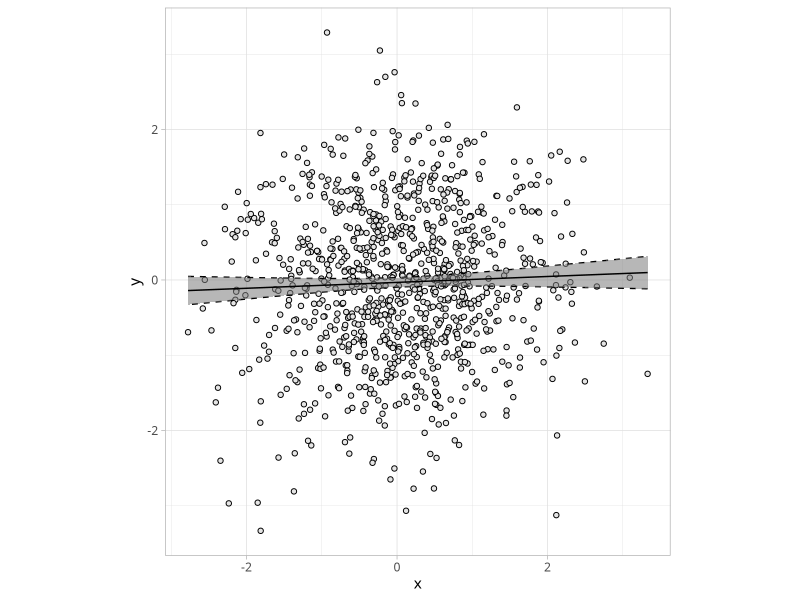
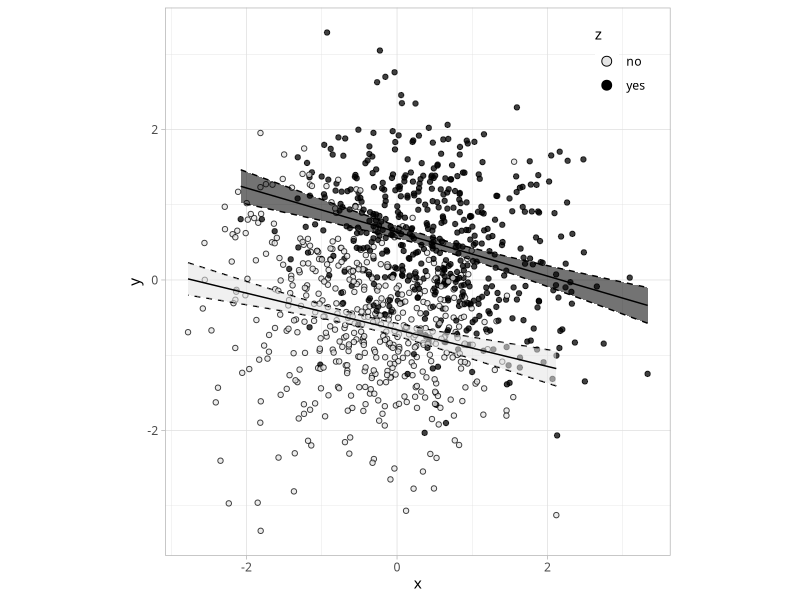
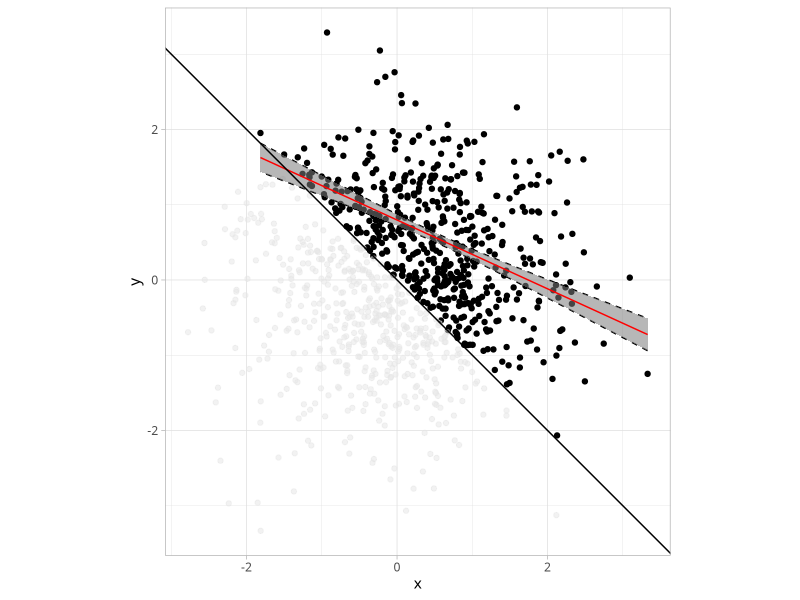
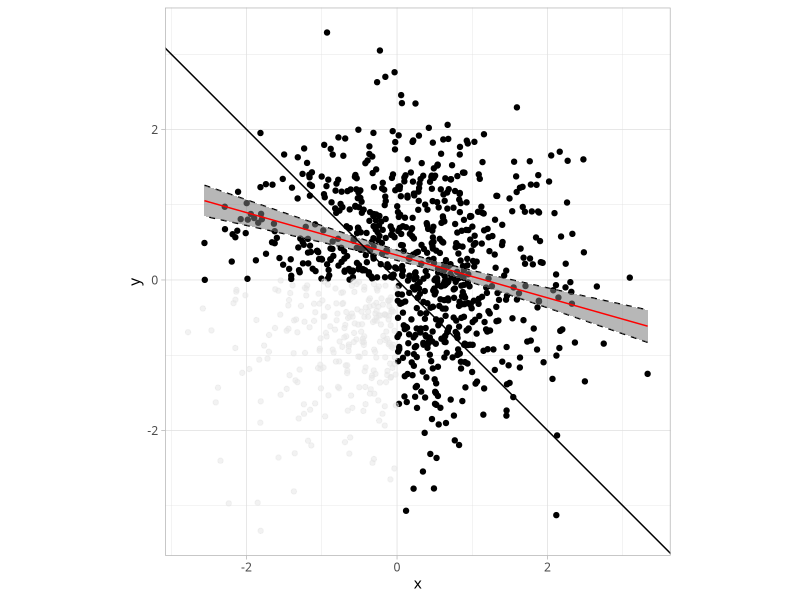
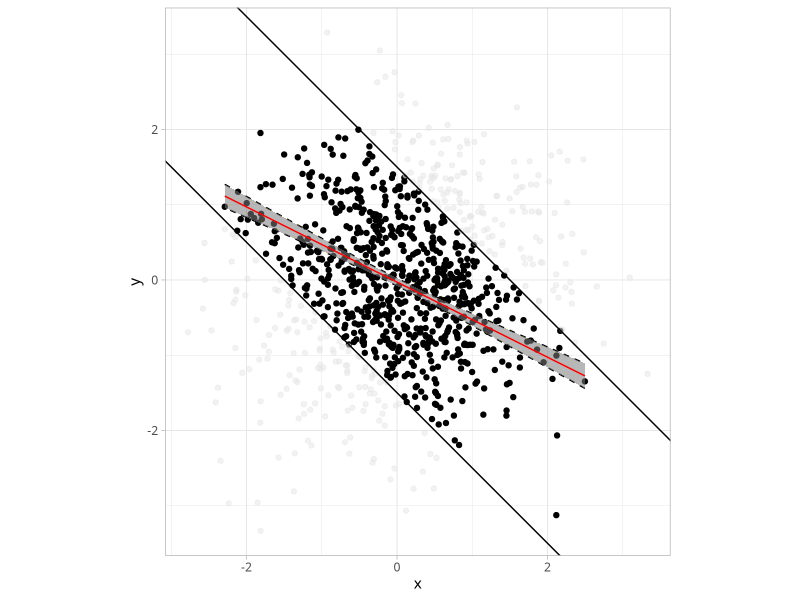
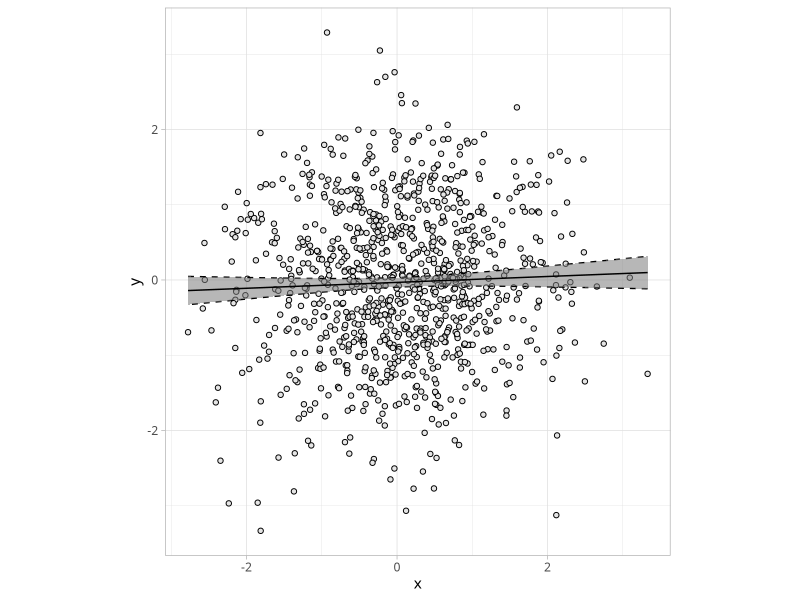
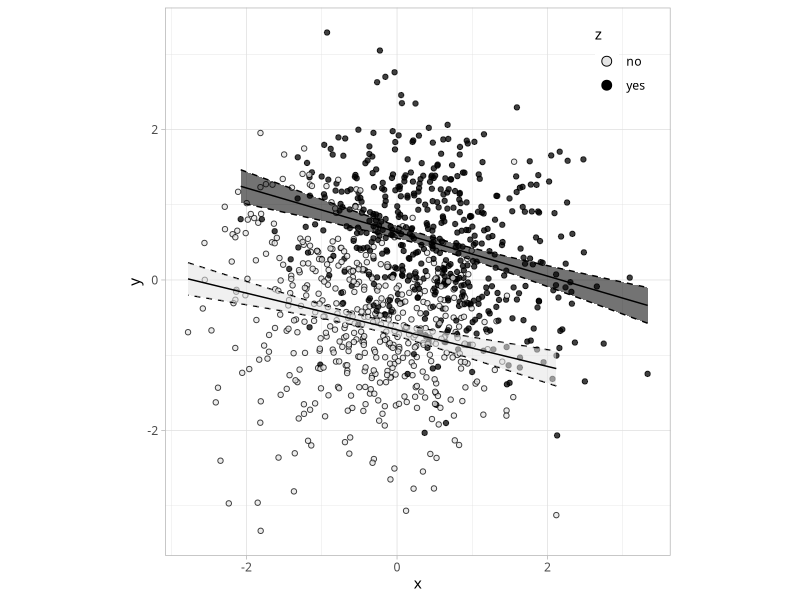
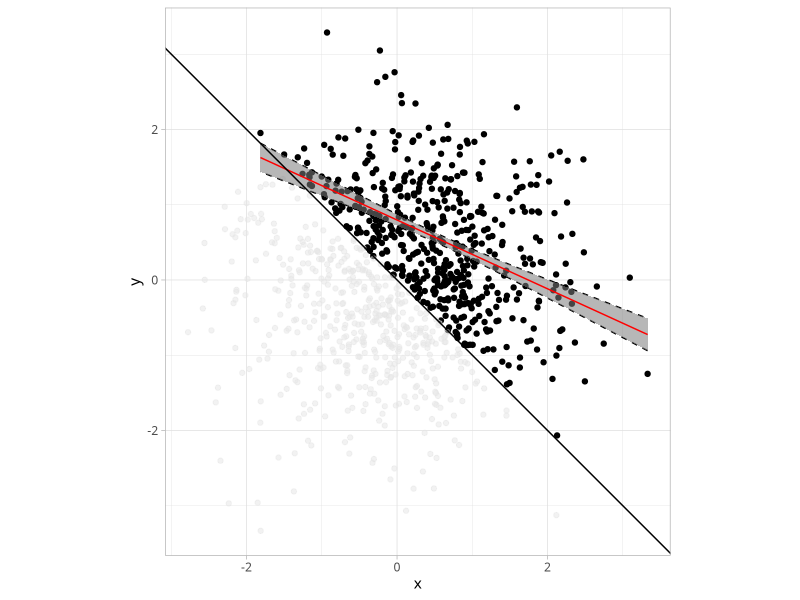

These charts were generated, in order, by the following R code:

library(tidyverse)
library(broom)
theme_set(theme_light(base_family = "Optima"))

set.seed(12345)
N <- 1e3
x <- rnorm(N, 0, 1)
y <- rnorm(N, 0, 1)
p <- plogis(2*x + 2*y)
z <- rbinom(N, 1, p)

d <- tibble(x, y, z)
d <- d |> mutate(z = ifelse(as.logical(z), "yes", "no"))

lm(y ~ x, data = d) |> summary()
lm(y ~ x + z, data = d) |> summary()

d |> 
  ggplot(aes(x, y)) + 
  geom_point(shape = 21, fill = "grey90") +
  geom_ribbon(stat = "smooth", method = "lm", color = "black", alpha = 1/4, linetype = "dashed", linewidth = 1/2, show.legend = FALSE) +
  geom_smooth(method = "lm", show.legend = FALSE, color = "black", linewidth = 1/2) +
  coord_fixed(ratio = 1) 

ggsave("images/collider0.png", device = "png", dpi = "print", width = 5, height = 5)

d |> 
  ggplot(aes(x, y, fill = z)) + 
  geom_point(alpha = 3/4, shape = 21) + 
  geom_ribbon(stat = "smooth", method = "lm", color = "black", alpha = 1/4, linetype = "dashed", linewidth = 1/2, show.legend = FALSE) +
  geom_smooth(method = "lm", show.legend = FALSE, color = "black", linewidth = 1/2) +
  coord_fixed(ratio = 1) +
  scale_fill_manual(values = c("grey90", "black")) +
  guides(fill = guide_legend(override.aes = list(size = 3, alpha = 1))) +
  theme(legend.position = c(.9, .9), legend.background = element_blank())

ggsave("images/collider4.png", device = "png", dpi = "print", width = 5, height = 5)

z <- x + y <= 0

d <- tibble(x, y, z)
d <- d |> mutate(z = ifelse(as.logical(z), "yes", "no"))


d |> 
  filter(z == "no") |> 
  ggplot(aes(x, y)) + 
  geom_point() + 
  geom_point(
    data = d |> filter(z == "yes"),
    color = "grey90", alpha = 1/2
  ) +
  geom_ribbon(stat = "smooth", method = "lm", color = "black", alpha = 1/4, linetype = "dashed", linewidth = 1/2, show.legend = FALSE) +
  geom_smooth(method = "lm", show.legend = FALSE, color = "red", linewidth = 1/2) +
  coord_fixed(ratio = 1) +
  scale_fill_manual(values = c("black", "grey90")) +
  guides(fill = guide_legend(override.aes = list(size = 3, alpha = 1))) + 
  geom_abline(intercept = 0, slope = -1)

ggsave("images/collider2.png", device = "png", dpi = "print", width = 5, height = 5)

z <- x <= 0 & y <= 0

d <- tibble(x, y, z)
d <- d |> mutate(z = ifelse(as.logical(z), "yes", "no"))

d |> 
  filter(z == "no") |> 
  ggplot(aes(x, y)) + 
  geom_point() + 
  geom_point(
    data = d |> filter(z == "yes"),
    color = "grey90", alpha = 1/2
  ) +
  geom_ribbon(stat = "smooth", method = "lm", color = "black", alpha = 1/4, linetype = "dashed", linewidth = 1/2, show.legend = FALSE) +
  geom_smooth(method = "lm", show.legend = FALSE, color = "red", linewidth = 1/2) +
  coord_fixed(ratio = 1) +
  scale_fill_manual(values = c("black", "grey90")) +
  guides(fill = guide_legend(override.aes = list(size = 3, alpha = 1))) + 
  geom_abline(intercept = 0, slope = -1)

ggsave("images/collider1.png", device = "png", dpi = "print", width = 5, height = 5)


z <- (x + y >= -1.5) & (x + y <= 1.5)
d <- tibble(x, y, z)
d <- d |> mutate(z = ifelse(as.logical(z), "yes", "no"))

d |> 
  filter(z == "yes") |> 
  ggplot(aes(x, y)) + 
  geom_point() + 
  geom_point(
    data = d |> filter(z == "no"),
    color = "grey90", alpha = 1/2
  ) +
  geom_ribbon(stat = "smooth", method = "lm", color = "black", alpha = 1/4, linetype = "dashed", linewidth = 1/2, show.legend = FALSE) +
  geom_smooth(method = "lm", show.legend = FALSE, color = "red", linewidth = 1/2) +
  coord_fixed(ratio = 1) +
  scale_fill_manual(values = c("black", "grey90")) +
  guides(fill = guide_legend(override.aes = list(size = 3, alpha = 1))) + 
  geom_abline(intercept = c(-1.5, 1.5), slope = -1)

ggsave("images/collider3.png", device = "png", dpi = "print", width = 5, height = 5)


